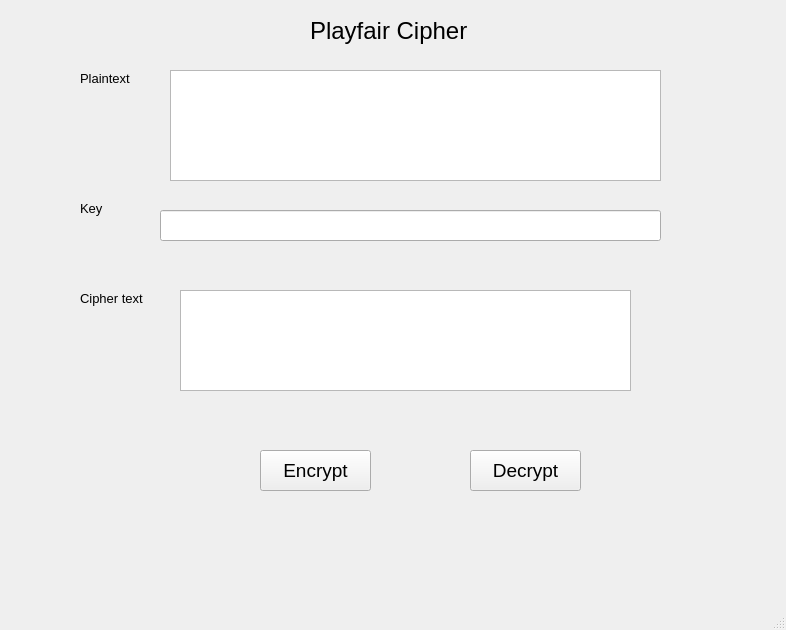
<?xml version="1.0" encoding="UTF-8"?>
<ui version="4.0">
 <class>MainWindow</class>
 <widget class="QMainWindow" name="MainWindow">
  <property name="geometry">
   <rect>
    <x>0</x>
    <y>0</y>
    <width>786</width>
    <height>630</height>
   </rect>
  </property>
  <property name="windowTitle">
   <string>MainWindow</string>
  </property>
  <widget class="QWidget" name="centralwidget">
   <widget class="QTextEdit" name="txt_plain">
    <property name="geometry">
     <rect>
      <x>170</x>
      <y>70</y>
      <width>491</width>
      <height>111</height>
     </rect>
    </property>
   </widget>
   <widget class="QPushButton" name="btnEncrypt">
    <property name="geometry">
     <rect>
      <x>260</x>
      <y>450</y>
      <width>111</width>
      <height>41</height>
     </rect>
    </property>
    <property name="font">
     <font>
      <pointsize>14</pointsize>
     </font>
    </property>
    <property name="text">
     <string>Encrypt</string>
    </property>
   </widget>
   <widget class="QLabel" name="label">
    <property name="geometry">
     <rect>
      <x>80</x>
      <y>70</y>
      <width>71</width>
      <height>16</height>
     </rect>
    </property>
    <property name="minimumSize">
     <size>
      <width>0</width>
      <height>16</height>
     </size>
    </property>
    <property name="font">
     <font>
      <pointsize>10</pointsize>
     </font>
    </property>
    <property name="text">
     <string>Plaintext</string>
    </property>
   </widget>
   <widget class="QPushButton" name="btnDecrypt">
    <property name="geometry">
     <rect>
      <x>470</x>
      <y>450</y>
      <width>111</width>
      <height>41</height>
     </rect>
    </property>
    <property name="font">
     <font>
      <pointsize>14</pointsize>
     </font>
    </property>
    <property name="text">
     <string>Decrypt</string>
    </property>
   </widget>
   <widget class="QLineEdit" name="txt_key">
    <property name="geometry">
     <rect>
      <x>160</x>
      <y>210</y>
      <width>501</width>
      <height>31</height>
     </rect>
    </property>
   </widget>
   <widget class="QTextEdit" name="txt_cipher">
    <property name="geometry">
     <rect>
      <x>180</x>
      <y>290</y>
      <width>451</width>
      <height>101</height>
     </rect>
    </property>
   </widget>
   <widget class="QLabel" name="label_3">
    <property name="geometry">
     <rect>
      <x>80</x>
      <y>200</y>
      <width>71</width>
      <height>16</height>
     </rect>
    </property>
    <property name="minimumSize">
     <size>
      <width>0</width>
      <height>16</height>
     </size>
    </property>
    <property name="font">
     <font>
      <pointsize>10</pointsize>
     </font>
    </property>
    <property name="text">
     <string>Key</string>
    </property>
   </widget>
   <widget class="QLabel" name="label_4">
    <property name="geometry">
     <rect>
      <x>80</x>
      <y>290</y>
      <width>91</width>
      <height>16</height>
     </rect>
    </property>
    <property name="minimumSize">
     <size>
      <width>0</width>
      <height>16</height>
     </size>
    </property>
    <property name="font">
     <font>
      <pointsize>10</pointsize>
     </font>
    </property>
    <property name="text">
     <string>Cipher text</string>
    </property>
   </widget>
   <widget class="QLabel" name="label_2">
    <property name="geometry">
     <rect>
      <x>310</x>
      <y>10</y>
      <width>221</width>
      <height>41</height>
     </rect>
    </property>
    <property name="font">
     <font>
      <pointsize>18</pointsize>
     </font>
    </property>
    <property name="text">
     <string>Playfair Cipher</string>
    </property>
   </widget>
  </widget>
  <widget class="QMenuBar" name="menubar">
   <property name="geometry">
    <rect>
     <x>0</x>
     <y>0</y>
     <width>786</width>
     <height>26</height>
    </rect>
   </property>
  </widget>
  <widget class="QStatusBar" name="statusbar"/>
 </widget>
 <resources/>
 <connections/>
</ui>
